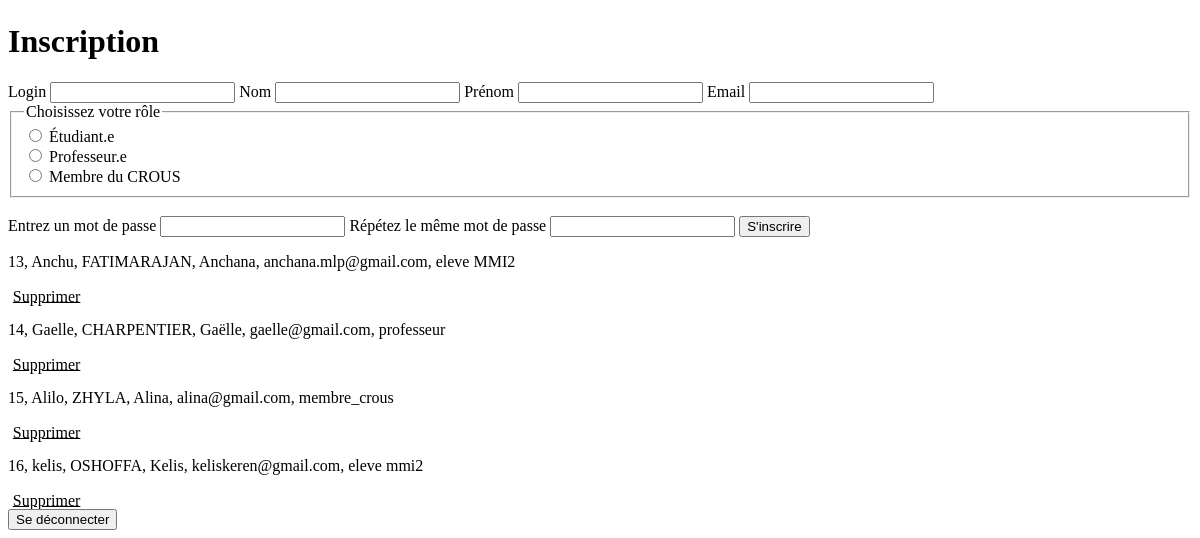
Page /administration.php (signed in, lower part) on the earlier database version.
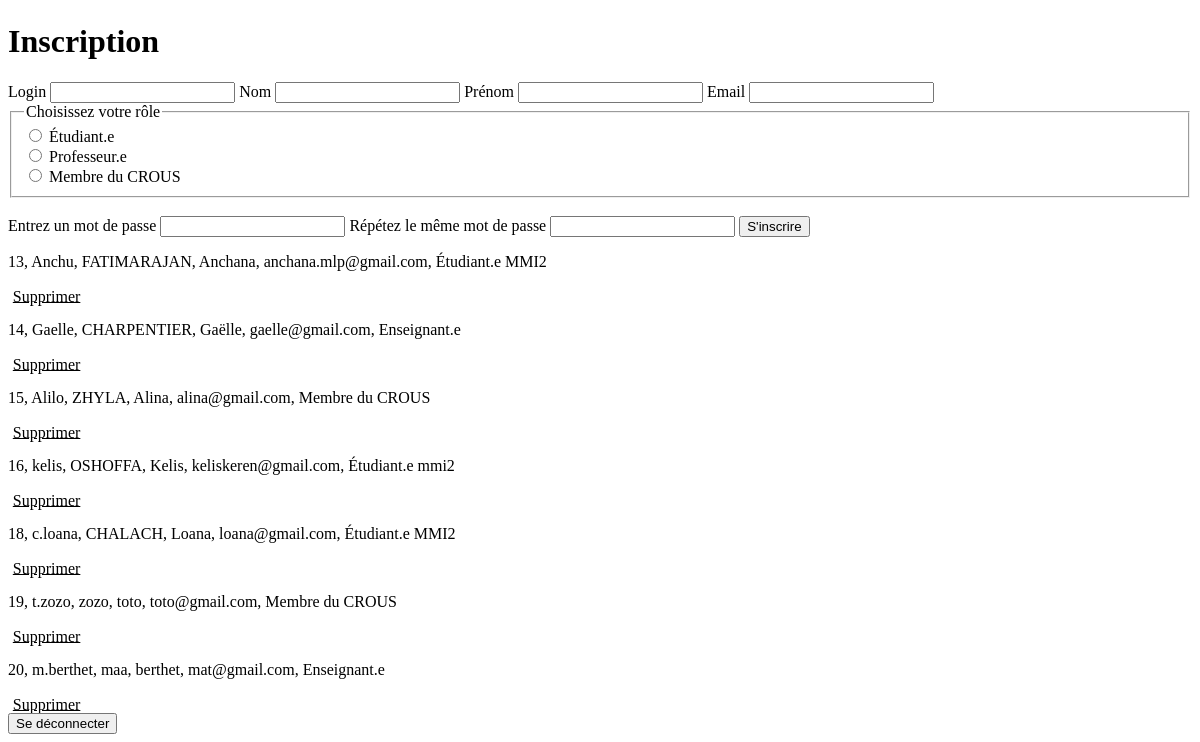
Same page on the later database version.
### tables this page shows
CREATE TABLE IF NOT EXISTS `utilisateurs` (
  `login` varchar(100) NOT NULL,
  `nom` varchar(200) NOT NULL,
  `prenom` varchar(200) NOT NULL,
  `id_utilisateurs` int NOT NULL AUTO_INCREMENT,
  `mot_de_passe` varchar(255) NOT NULL,
  `photoprofil` text NOT NULL,
  `role` varchar(800) NOT NULL,
  `email` varchar(200) NOT NULL,
  `promotion` varchar(100) DEFAULT NULL,
  `bio` varchar(500) DEFAULT NULL,
  PRIMARY KEY (`id_utilisateurs`),
  UNIQUE KEY `nom` (`nom`),
  UNIQUE KEY `prenom` (`prenom`),
  UNIQUE KEY `email` (`email`),
  UNIQUE KEY `login` (`login`)
);

### administration.php (the view, shortened to what this page needs)
<!DOCTYPE html>
<html lang="en">
<head>
    <link rel='stylesheet' href='css/style_accueil.css'>
</head>
<body>
                <?php
                include('connexion.php');
                if (isset($_SESSION["login"])) {
                    $stmt = $db->prepare('SELECT * FROM utilisateurs WHERE login=:login');
                    $stmt->bindValue(':login', $_SESSION["login"], PDO::PARAM_STR);
                    $stmt->execute();
                }
                ?>
    <form action="traiteinscription.php" method="POST">
        <h1>Inscription</h1>
        <label for="login">Login</label>
        <input type="text" id="login" name="login" required>
        <label for="nom">Nom</label>
        <input type="text" id="nom" name="nom" required>
        <label for="prenom">Prénom</label>
        <input type="text" id="prenom" name="prenom" required>
        <label for="mail">Email</label>
        <input type="email" id="mail" name="email" required>
        <fieldset required>
            <legend>Choisissez votre rôle</legend>
            <div>
                <input class="radio" type="radio" id="eleve" name="role" value="Étudiant.e"
                    onclick="activerChampPromotion()" />
                <label class="choix" for="eleve">Étudiant.e</label>
            </div>
            <div>
                <input class="radio" type="radio" id="prof" name="role" value="Enseignant.e" />
                <label class="choix" for="prof">Professeur.e</label>
            </div>
            <div>
                <input class="radio" type="radio" id="crous" name="role" value="Membre du CROUS" />
                <label class="choix" for="crous">Membre du CROUS</label>
            </div>
        </fieldset>
        <br>
        <label for="password">Entrez un mot de passe</label>
        <input type="password" id="password" name="password" required>
        <label for="password2">Répétez le même mot de passe</label>
        <input type="password" id="password2" name="password2" required>
        <button type="submit" name='soumettre'>S'inscrire</button>
    </form>
    <?php
    include('connexion.php');
    $stmt = $db->query('SELECT * FROM utilisateurs');
    $stmt->execute();
    $result = $stmt->fetchAll(PDO::FETCH_ASSOC);
    foreach ($result as $users) {
        if ($users['login'] !== 'Admin') {
            echo "
            <p>{$users['id_utilisateurs']}, {$users['login']}, {$users['nom']}, {$users['prenom']}, {$users['email']}, {$users['role']} {$users['promotion']} </p>
            <a href='javascript:void(0);' class='btn btn-danger mention-ptit' onclick='afficherPopupConfirmation({$users["id_utilisateurs"]})'>Supprimer</a>
            <div class='popup-visible'>
                <img src='img/croix.png' alt='fermer' class='fermer'>
                <div class='mention'>
                    <p>Êtes-vous sûr de vouloir effacer définitivement {$users["login"]} ?</p>
                    <a href='traitesuppression.php?id={$users["id_utilisateurs"]}' class='btn btn-warning' id='lienSuppression'>Oui</a>
                    <a href='javascript:void(0);' class='btn btn-secondary' onclick='annulerSuppression()'>Non</a>
                </div>
            </div>";
        }
    }
?>
<form action="deconnexion.php" action='GET'>
        <input type="submit" name="deconnect" value="Se déconnecter">
    </form>
</body>
</html>

### css/style_accueil.css (style rules this page uses)
.btn { background-color: var(--purple); margin: 1.5rem auto !important; width: 75px; padding: 0.3rem; border-radius: 20px; color: var(--main); transition: 0.5s ease; }

### administration.php (style rules this page uses)
.mention-ptit { cursor: pointer; }

Differences in the rows shown:
changed utilisateurs "Anchu": role "eleve" → "Étudiant.e"
changed utilisateurs "Gaelle": role "professeur" → "Enseignant.e"
changed utilisateurs "Alilo": role "membre_crous" → "Membre du CROUS"
changed utilisateurs "kelis": role "eleve" → "Étudiant.e"
added utilisateurs: id_utilisateurs "18", login "c.loana", nom "CHALACH", prenom "Loana", email "loana@gmail.com", role "Étudiant.e", promotion "MMI2"
added utilisateurs: id_utilisateurs "19", login "t.zozo", nom "zozo", prenom "toto", email "toto@gmail.com", role "Membre du CROUS"
added utilisateurs: id_utilisateurs "20", login "m.berthet", nom "maa", prenom "berthet", email "mat@gmail.com", role "Enseignant.e"
